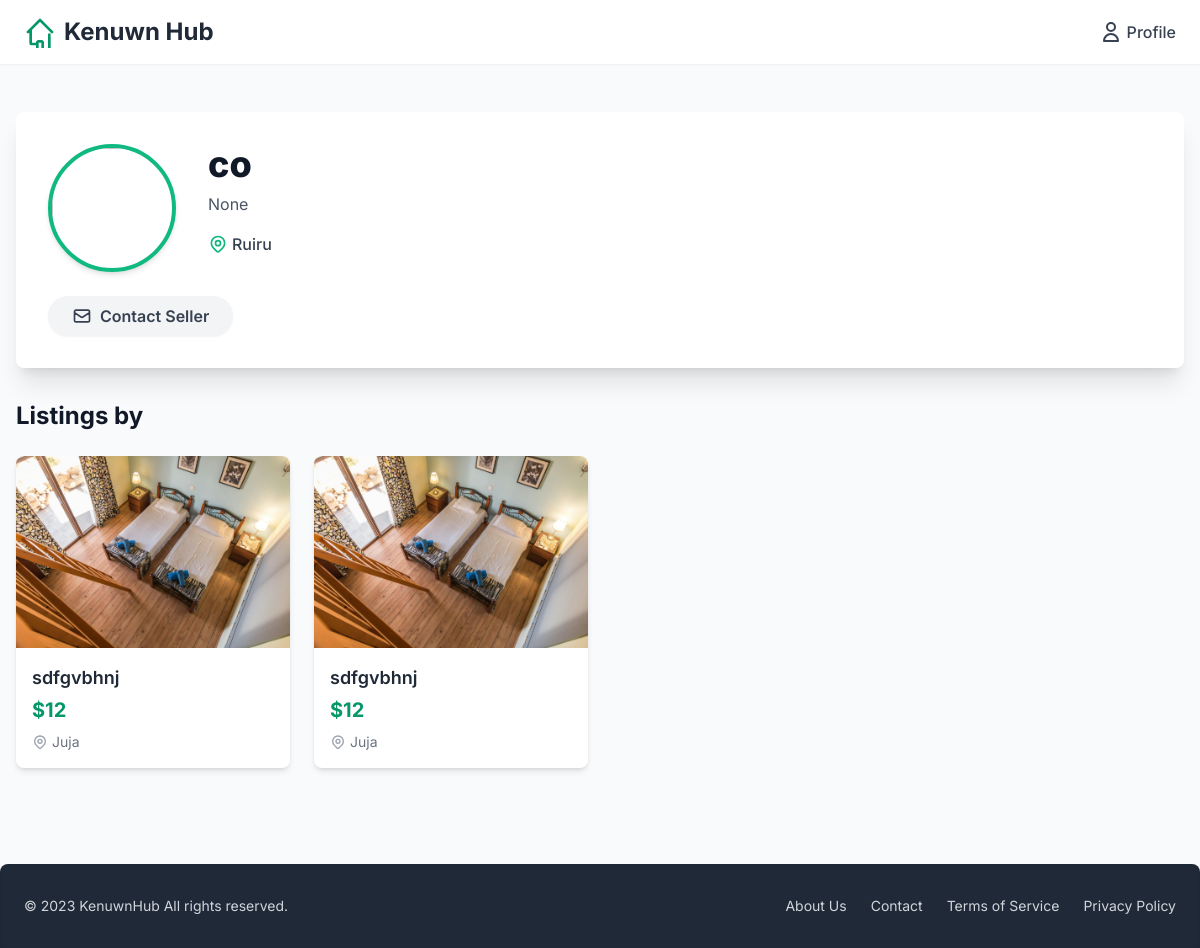
Page /seller_profile/2 (signed in) on the earlier database version.
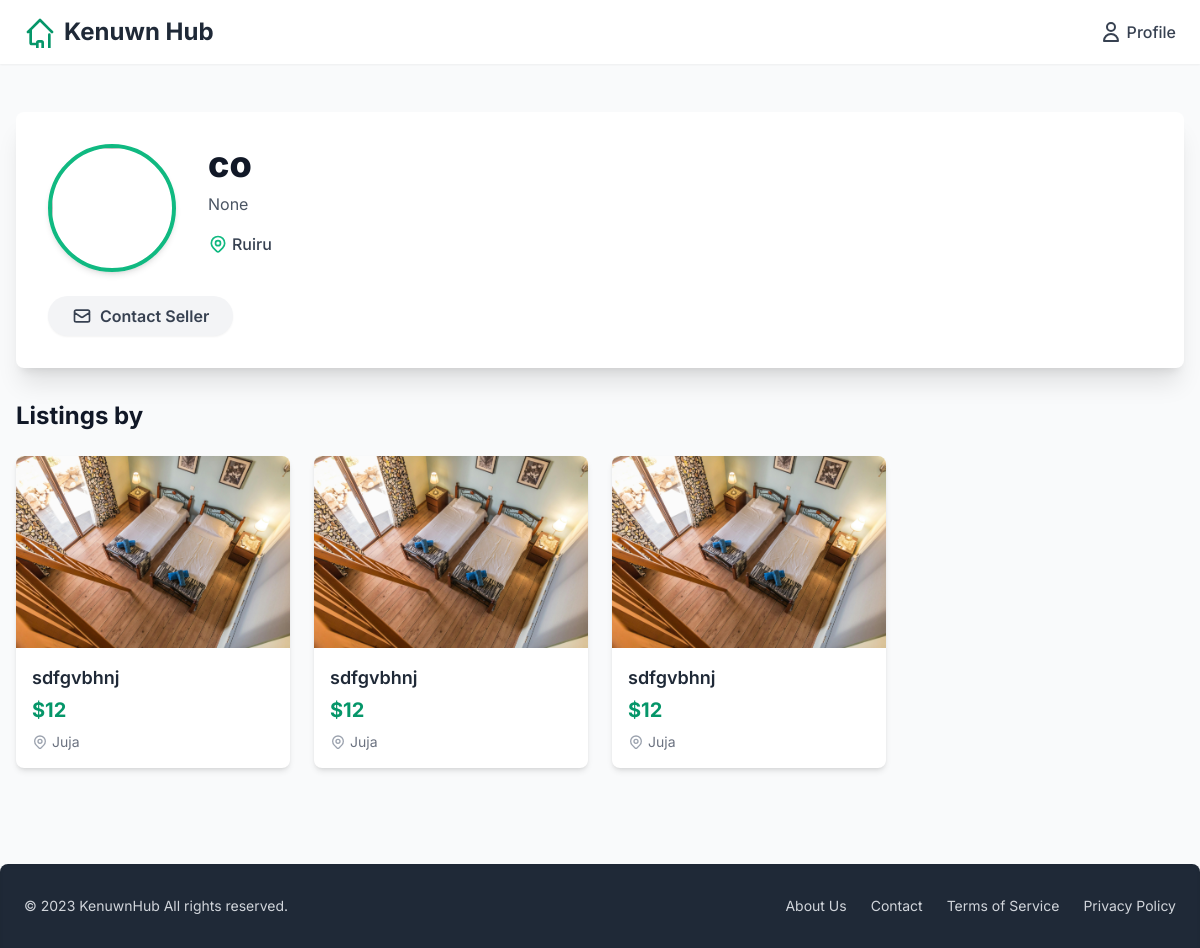
Same page on the later database version.
### products/models.py (models this page shows, shortened)
class ProductListings(models.Model):
    title = models.CharField(max_length=50)
    description = models.TextField()
    price = models.IntegerField()
    image = models.ImageField(upload_to='products/', blank=True, null=True) # stored under /media/products/
    location = models.CharField(max_length=100)
    seller = models.ForeignKey(SellerProfile, on_delete=models.CASCADE)
    category = models.ForeignKey(Category, on_delete=models.CASCADE, related_name='product', blank=True, null=True) # 'related_name' allows reverse lookup: category.product.all()
    created_at = models.DateTimeField(auto_now_add=True, blank=True, null=True) # auto set when product is first created

### products/views.py (the view)
# urls.py: path('seller_profile/<int:seller_id>', seller_profile_view, name='seller_profile'),
@login_required(login_url='users:login')
def seller_profile_view(request, seller_id):
    seller_profile = get_object_or_404(SellerProfile, id=seller_id)
    products = ProductListings.objects.filter(seller=seller_profile)
    return render(request, 'products/seller_profile.html', {
        'products':products,
        'seller': seller_profile
        })

### products/templates/products/seller_profile.html (shortened to what the changed rows need)
<!DOCTYPE html>
<html lang="en">
<head>
    <script src="https://cdn.tailwindcss.com"></script>
</head>
<body class="bg-gray-50 text-gray-800">
    <main class="max-w-7xl mx-auto px-4 py-8 md:py-12">
        <div class="bg-white rounded-lg shadow-xl overflow-hidden p-6 md:p-8 mb-8">
            <div class="flex flex-col md:flex-row items-center md:items-start space-y-6 md:space-y-0 md:space-x-8">
                <div class="text-center md:text-left">
                    <h1 class="text-3xl md:text-4xl font-extrabold text-gray-900 mb-2">{{ seller.shop_name }}</h1>
                </div>
            </div>
        </div>
        <section>
            <h2 class="text-2xl font-bold text-gray-900 mb-6">Listings by {{ seller.username }}</h2>
            <div id="product-listings" class="grid grid-cols-1 sm:grid-cols-2 md:grid-cols-3 lg:grid-cols-4 gap-6">
                {% if products %}
                    {% for product in products %}
                        <a href="{% url 'products:product_detail' product.id %}" class="product-card bg-white rounded-lg shadow-md overflow-hidden hover:shadow-lg transition-all duration-300 transform hover:-translate-y-1">
                            <img src="{{ product.image.url }}" alt="{{ product.title }}" class="w-full h-48 object-cover object-center">
                            <div class="p-4">
                                <h3 class="text-lg font-semibold text-gray-800 truncate mb-1">{{ product.title }}</h3>
                                <p class="text-xl font-bold text-emerald-600 mb-2">${{ product.price }}</p>
                                <p class="text-sm text-gray-500 flex items-center">
                                    {{ product.location }}
                                </p>
                            </div>
                        </a>
                    {% endfor %}
                {% else %}
                    <div class="col-span-full text-center text-gray-600 py-10">
                        <p class="text-lg font-semibold mb-2">{{ seller.username }} does not have any active listings.</p>
                        <p class="text-md">Check back later for new items.</p>
                    </div>
                {% endif %}
            </div>
        </section>
    </main>
</body>
</html>

Differences in the rows shown:
added ProductListings: image (picture), title "sdfgvbhnj", price "12", location "Juja"
